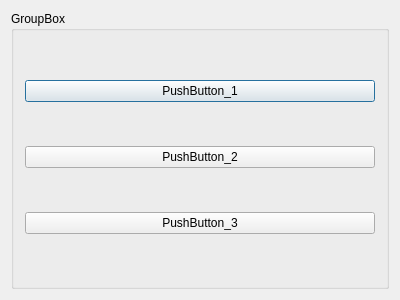
<?xml version="1.0" encoding="UTF-8"?>
<ui version="4.0">
 <class>Dialog</class>
 <widget class="QDialog" name="Dialog">
  <property name="geometry">
   <rect>
    <x>0</x>
    <y>0</y>
    <width>400</width>
    <height>300</height>
   </rect>
  </property>
  <property name="windowTitle">
   <string>Dialog</string>
  </property>
  <layout class="QVBoxLayout" name="verticalLayout_2">
   <item>
    <widget class="QGroupBox" name="groupBox">
     <property name="title">
      <string>GroupBox</string>
     </property>
     <layout class="QVBoxLayout" name="verticalLayout">
      <item>
       <widget class="QPushButton" name="pushButton_1">
        <property name="text">
         <string>PushButton_1</string>
        </property>
       </widget>
      </item>
      <item>
       <widget class="QPushButton" name="pushButton_2">
        <property name="text">
         <string>PushButton_2</string>
        </property>
       </widget>
      </item>
      <item>
       <widget class="QPushButton" name="pushButton_3">
        <property name="text">
         <string>PushButton_3</string>
        </property>
       </widget>
      </item>
     </layout>
    </widget>
   </item>
  </layout>
 </widget>
 <layoutdefault spacing="6" margin="11"/>
 <resources/>
 <connections/>
</ui>
